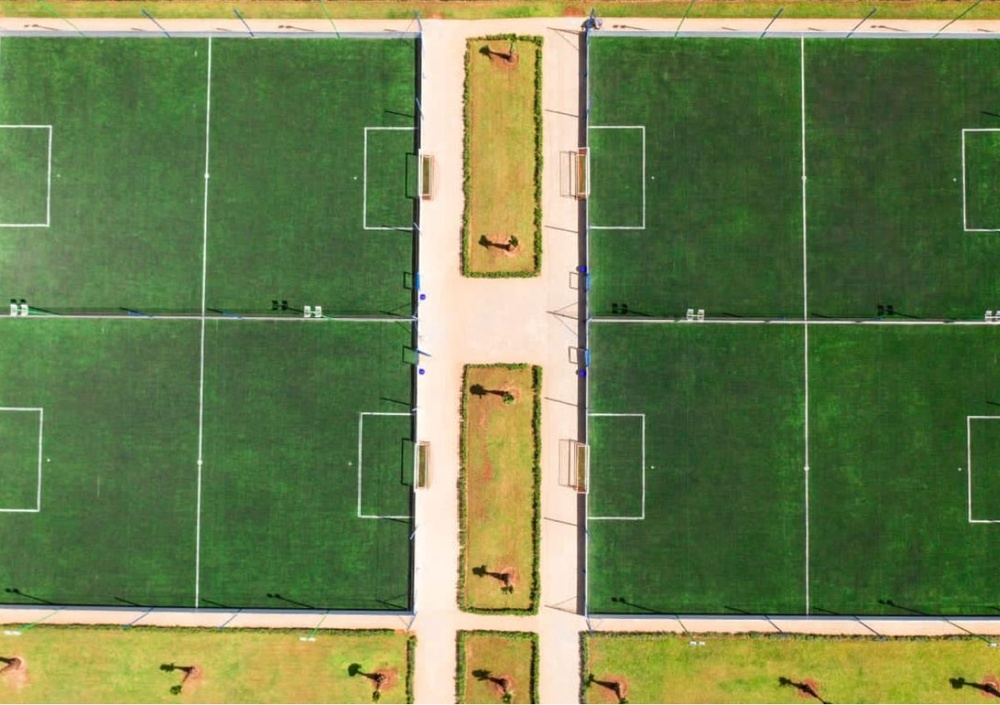
#> input picture TP6_Support/exercice3/terrain.jpg, 1000 x 705 px, shrunk from 1198 x 844 before the run
$ python exo3.py
#> lines starting #> are read from the running program, lines starting #| are printed output that depends on the picture; after the words box and inside, x2 and y2 are one past the last pixel; in counts of white or black regions, pixels touching at a corner belong together
import cv2
import matplotlib.pyplot as plt

image = cv2.imread("terrain.jpg")
#> image is the input picture: shape (705, 1000, 3); mean B, G, R 78.4, 127.9, 109.8
gray = cv2.cvtColor(image, cv2.COLOR_BGR2GRAY)
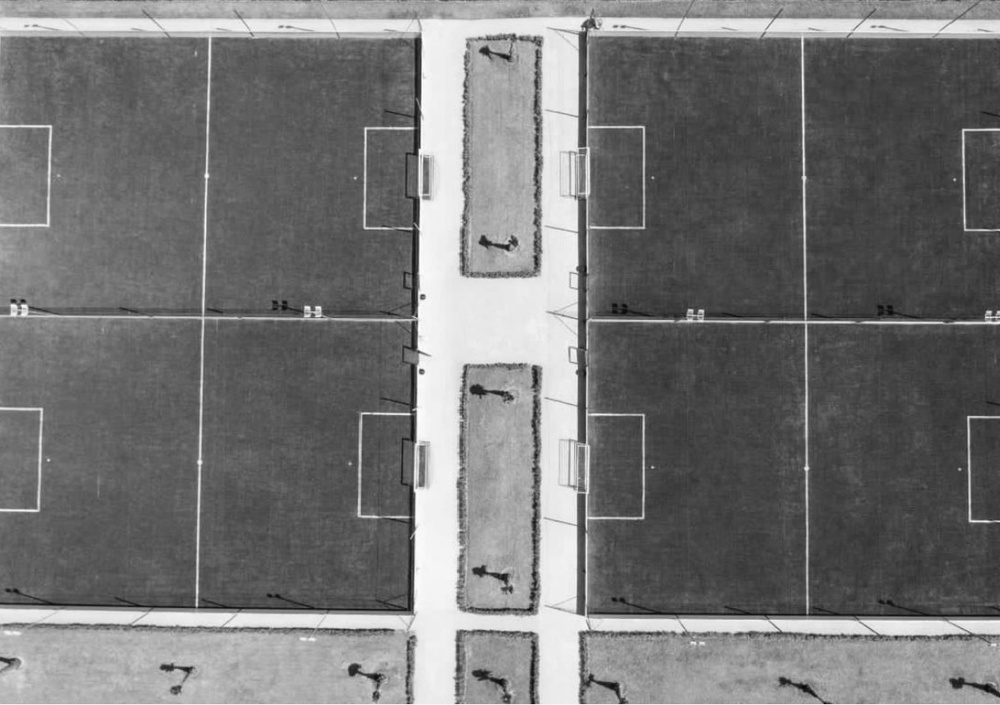
#> gray: shape (705, 1000); min 7, max 255, mean 116.9

corners = cv2.goodFeaturesToTrack(
    gray,
    maxCorners=100,
    qualityLevel=0.01,
    minDistance=10
)
#> corners = 100 rows, first 8: [410, 414], [316, 307], [412, 228], [21, 305], [416, 317], [420, 370], [413, 128], [196, 607]

corners = corners.astype(int)

result = image.copy()

for corner in corners:
    x, y = corner.ravel()

    cv2.circle(
        result,
        (x, y),
        4,
        (0, 0, 255),
        -1
    )
#> this loop made 100 passes
#> (x, y) on passes 1 to 12: (410, 414), (316, 307), (412, 228), (21, 305), (416, 317), (420, 370), (413, 128), (196, 607), (509, 241), (954, 179), (652, 467), (583, 614)
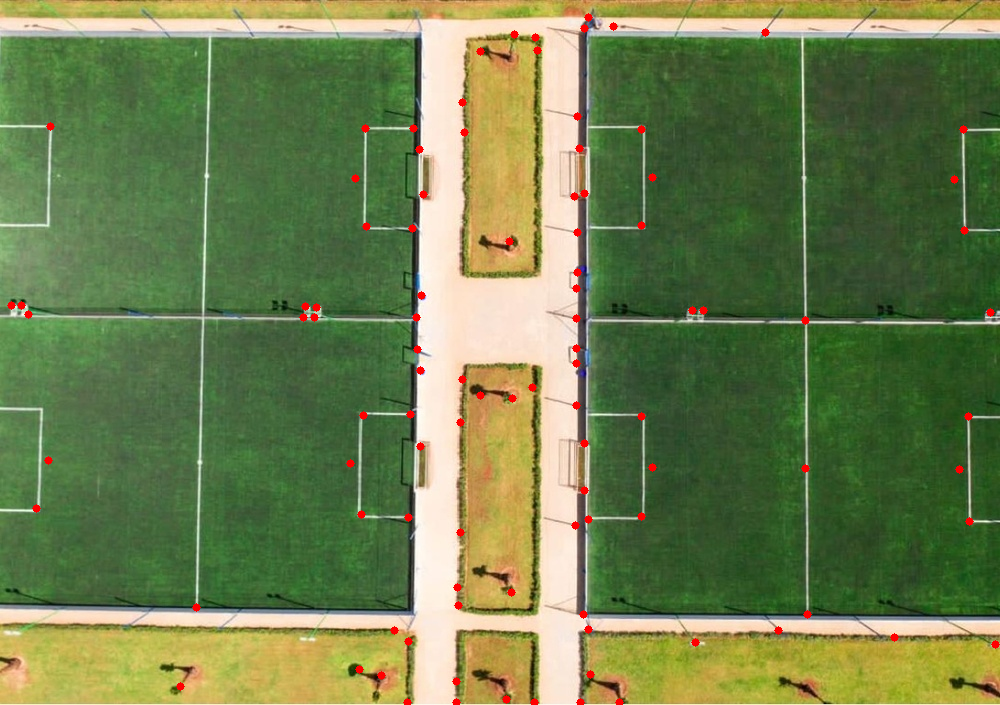
#> result: shape (705, 1000, 3); 0.69% of pixels changed, all inside (x1, y1, x2, y2) = (7, 13, 1000, 705)

plt.imshow(cv2.cvtColor(result, cv2.COLOR_BGR2RGB))
plt.axis("off")
plt.show()

$ run again, with TP6_Support/exercice3/chess.jpg copied over TP6_Support/exercice3/terrain.jpg
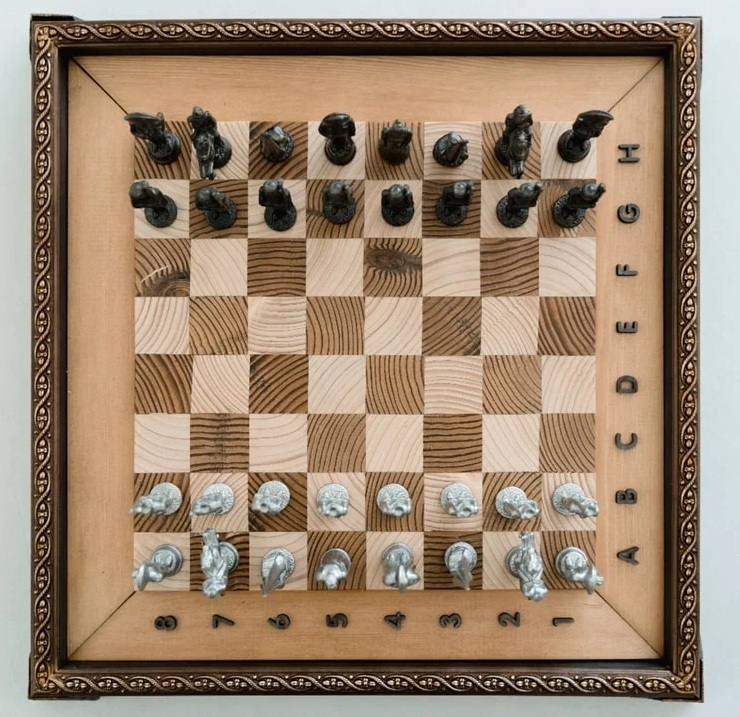
#> input picture TP6_Support/exercice3/chess.jpg, 740 x 717 px
#> image is the input picture: shape (717, 740, 3); mean B, G, R 113, 134.3, 155.6
#> `gray = cv2.cvtColor(image, cv2.COLOR_BGR2GRAY)`:
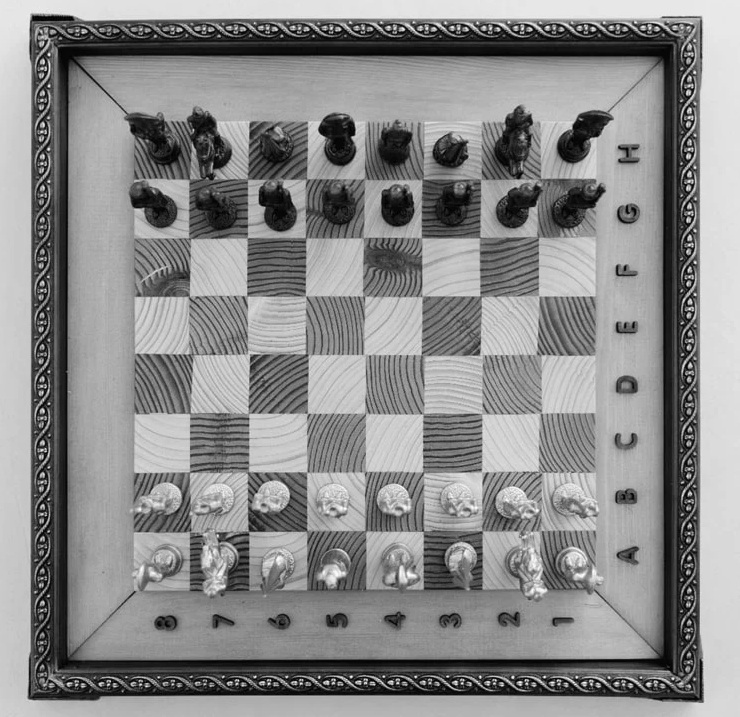
#> gray: shape (717, 740); min 0, max 254, mean 138.3
#> corners = 100 rows, first 8: [462, 683], [512, 677], [403, 29], [480, 677], [319, 677], [49, 55], [48, 86], [351, 676]
#> the loop `for corner in corners:` made 100 passes
#> after the loop `for corner in corners:`:
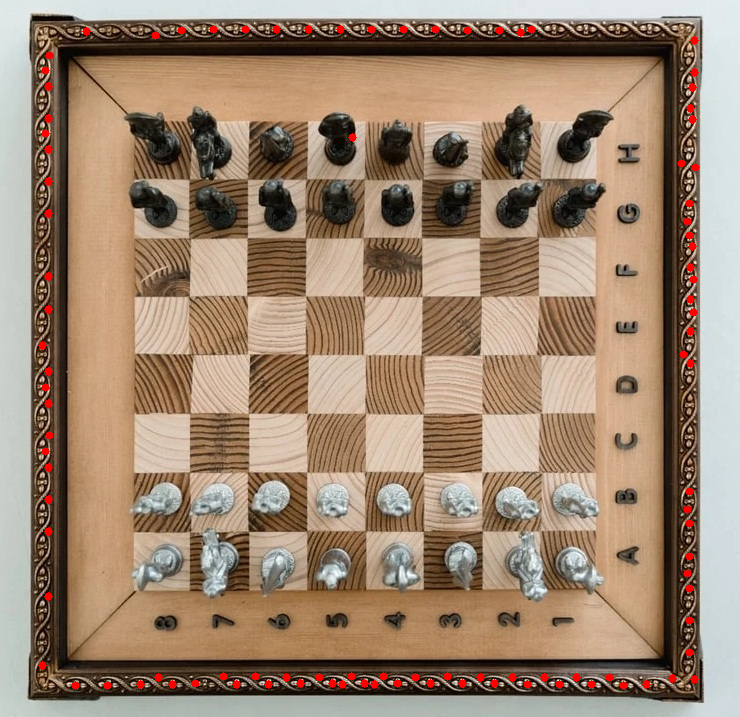
#> result: shape (717, 740, 3); 0.92% of pixels changed, all inside (x1, y1, x2, y2) = (38, 25, 700, 690)
